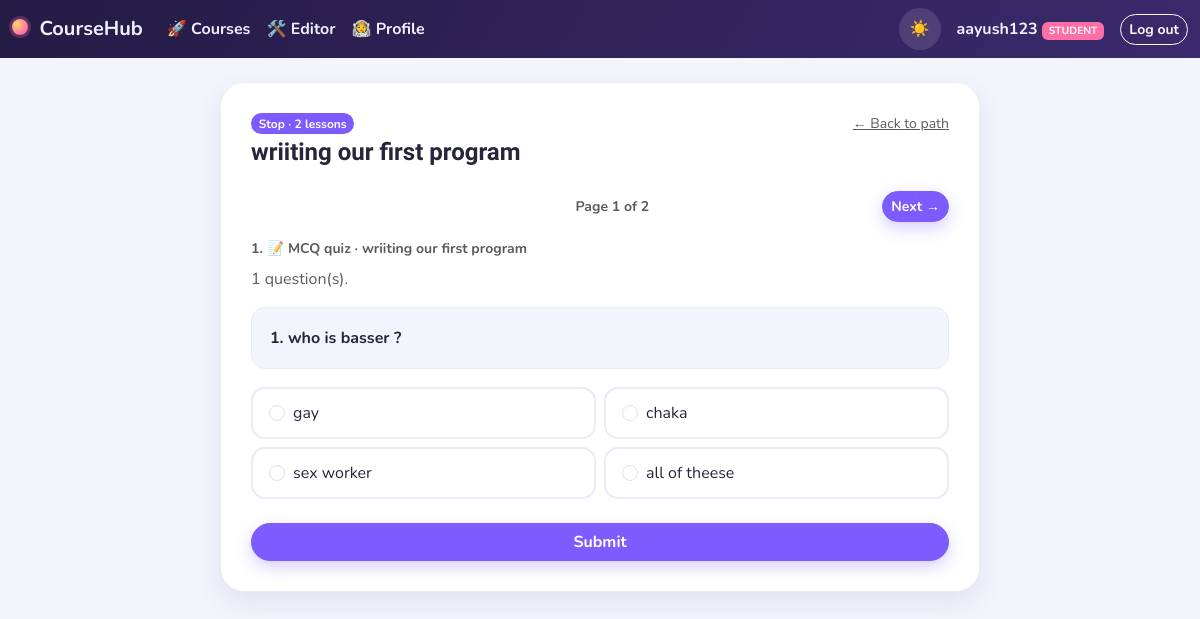
The app's page /topic/2 (signed in) with its own data.
### app/models.py (models this page shows, shortened)
class User(UserMixin, db.Model):
    __tablename__ = 'users'
    id = db.Column(db.Integer, primary_key=True)
    username = db.Column(db.String(80), unique=True, nullable=False)
    email = db.Column(db.String(120), unique=True, nullable=False)
    password_hash = db.Column(db.String(255), nullable=True)
    role = db.Column(db.String(20), nullable=False, default='student')
    name = db.Column(db.String(100), nullable=True)
    avatar = db.Column(db.String(500), nullable=True)
    auth_provider = db.Column(db.String(20), default='local')
    google_id = db.Column(db.String(100), nullable=True)
    created_at = db.Column(db.DateTime, default=datetime.utcnow)
    submissions = db.relationship('Submission', backref='user', lazy=True)
    enrollments = db.relationship('Enrollment', backref='user', lazy=True, cascade='all, delete-orphan')
    progress = db.relationship('TopicProgress', backref='user', lazy=True, cascade='all, delete-orphan')
    activity = db.relationship('ActivityLog', backref='user', lazy=True, cascade='all, delete-orphan')
    @property
    def is_admin(self):
        return self.role == 'admin'

class Topic(db.Model):
    __tablename__ = 'topics'
    id = db.Column(db.Integer, primary_key=True)
    course_id = db.Column(db.Integer, db.ForeignKey('courses.id'), nullable=False)
    title = db.Column(db.String(150), nullable=False)
    type = db.Column(db.String(20), nullable=False, default='video')
    video_filename = db.Column(db.String(300))
    content = db.Column(db.Text)
    order_index = db.Column(db.Integer, default=0)
    lessons = db.relationship(
        'Lesson', backref='topic', lazy=True,
        order_by='Lesson.order_index', cascade='all, delete-orphan'
    )
    progress_entries = db.relationship(
        'TopicProgress', backref='topic', lazy=True, cascade='all, delete-orphan'
    )

class Lesson(db.Model):
    __tablename__ = 'lessons'
    id = db.Column(db.Integer, primary_key=True)
    topic_id = db.Column(db.Integer, db.ForeignKey('topics.id'), nullable=False)
    title = db.Column(db.String(150), default='')
    type = db.Column(db.String(20), nullable=False, default='video')
    video_filename = db.Column(db.String(300))
    description = db.Column(db.Text, default='')
    content = db.Column(db.Text)
    order_index = db.Column(db.Integer, default=0)
    quiz = db.relationship(
        'Quiz', backref='lesson', uselist=False, cascade='all, delete-orphan'
    )
    @property
    def display_title(self):
        return self.title or (self.topic.title if self.topic else '')

class Question(db.Model):
    __tablename__ = 'questions'
    id = db.Column(db.Integer, primary_key=True)
    quiz_id = db.Column(db.Integer, db.ForeignKey('quizzes.id'), nullable=False)
    text = db.Column(db.Text, nullable=False)
    option1 = db.Column(db.String(300), nullable=False)
    option2 = db.Column(db.String(300), nullable=False)
    option3 = db.Column(db.String(300), nullable=False)
    option4 = db.Column(db.String(300), nullable=False)
    correct_option = db.Column(db.Integer, nullable=False)

### app/routes.py (the view)
@main_bp.route('/topic/<int:topic_id>')
@login_required
def topic_view(topic_id):
    topic = Topic.query.get_or_404(topic_id)
    nxt = _next_topic(topic)
    prev = Topic.query.filter(
        Topic.course_id == topic.course_id,
        Topic.order_index < topic.order_index
    ).order_by(Topic.order_index.desc()).first()
    return render_template('topic_view.html', topic=topic,
                           next_topic=nxt, prev_topic=prev)

### app/routes.py (called while the page is built)
def _next_topic(topic):
    return Topic.query.filter(
        Topic.course_id == topic.course_id,
        Topic.order_index > topic.order_index
    ).order_by(Topic.order_index.asc()).first()

### app/templates/topic_view.html (shortened to what this page needs)
{% extends "base.html" %}
{% block content %}
<div class="topic-shell">
  <div class="d-flex justify-content-between align-items-center mb-1">
    <span class="badge rounded-pill" style="background: var(--accent);">Stop · {{ topic.lessons|length }} lesson{{ 's' if topic.lessons|length != 1 }}</span>
    <a href="{{ url_for('main.course_view', course_id=topic.course_id) }}" class="small text-muted">← Back to path</a>
  </div>
  <h4 class="fw-bold mb-4">{{ topic.title }}</h4>
  <div class="lesson-pager d-flex justify-content-between align-items-center mb-3" id="lessonPager" style="display:none;">
    <span class="small text-muted fw-bold" id="lessonCounter"></span>
    <button type="button" class="btn btn-sm btn-primary btn-pill" id="lessonNext">Next →</button>
  </div>
  {% for lesson in topic.lessons %}
  <div class="lesson-page {% if not loop.first %}mt-4 pt-4 border-top{% endif %}">
    <div class="d-flex justify-content-between align-items-center mb-2">
      <span class="text-muted small fw-bold">
        {{ loop.index }}.
        {% if lesson.type == 'video' %}🎬 Video
        {% elif lesson.type == 'quiz' %}📝 MCQ quiz
        {% else %}📖 Text lesson{% endif %}
        {% if lesson.display_title and lesson.title %}· {{ lesson.title }}{% endif %}
      </span>
    </div>
      {% if lesson.type == 'video' %}
        {% if lesson.video_filename %}
          {% set vext = lesson.video_filename.rsplit('.', 1)[1]|lower if '.' in lesson.video_filename else '' %}
          {% set vmime = {'mp4': 'video/mp4', 'webm': 'video/webm', 'ogg': 'video/ogg', 'mov': 'video/quicktime', 'mkv': 'video/x-matroska'}.get(vext, 'video/mp4') %}
          {% if ('videos/' + lesson.video_filename) | upload_exists %}
          <div class="ratio ratio-16x9 mb-3 rounded-4 overflow-hidden">
            <video controls preload="metadata" style="width:100%; height:100%; background:#000;"
                   onerror="this.outerHTML='<div class=\'d-flex align-items-center justify-content-center h-100 bg-dark text-white p-3 text-center\'>⚠️ Your browser can\'t play this file format ({{ vext|upper }}). Try mp4 or webm.</div>';">
              <source src="{{ url_for('uploaded_file', filename='videos/' + lesson.video_filename) }}" type="{{ vmime }}">
              Your browser doesn't support embedded video.
            </video>
          </div>
          {% else %}
          <div class="alert alert-warning">
            ⚠️ The video file for this lesson is missing on the server. Please re-upload it
            (remove this lesson and add it again{% if current_user.is_admin %}, or ask your admin{% endif %}).
            <div class="small text-muted mt-1">Expected file: {{ lesson.video_filename }}</div>
          </div>
          {% endif %}
        {% else %}
        <p class="text-muted">No video has been uploaded for this lesson yet.</p>
        {% endif %}
      {% if lesson.description %}
      <div class="text-lesson-box mb-3">
        <div class="small text-muted fw-bold mb-1">Description</div>
        {{ lesson.description|e|replace('\n', '<br>')|safe }}
      </div>
      {% endif %}
    {% elif lesson.type == 'text' %}
      <div class="text-lesson-box mb-3">
        {% if lesson.content %}
          {{ lesson.content|e|replace('\n', '<br>')|safe }}
        {% else %}
          <p class="text-muted mb-0">No content has been added for this lesson yet.</p>
        {% endif %}
      </div>
    {% elif lesson.type == 'quiz' %}
      {% if lesson.quiz and lesson.quiz.questions %}
      <p class="text-muted mb-3">{{ lesson.quiz.questions|length }} question(s).</p>
      <form method="POST" action="{{ url_for('main.quiz_submit', quiz_id=lesson.quiz.id) }}" class="quiz-form">
        {% for q in lesson.quiz.questions %}
        <div class="mb-4 quiz-question" data-question-id="{{ q.id }}">
          <div class="question-box">{{ loop.index }}. {{ q.text }}</div>
          <div class="row g-2">
            {% for opt_num, opt_text in [(1, q.option1), (2, q.option2), (3, q.option3), (4, q.option4)] %}
            <div class="col-md-6">
              <label class="option-label mb-0 d-flex align-items-center gap-2">
                <input class="form-check-input mt-0" type="radio" name="question_{{ q.id }}" value="{{ opt_num }}" required>
                <span class="option-text">{{ opt_text }}</span>
              </label>
            </div>
            {% endfor %}
          </div>
        </div>
        {% endfor %}
        <button type="submit" class="btn btn-primary btn-pill w-100">Submit</button>
      </form>
      {% else %}
        <p class="text-muted mb-2">This quiz doesn't have any questions yet.</p>
        {% if current_user.is_admin and lesson.quiz %}
        <a href="{{ url_for('admin.manage_questions', quiz_id=lesson.quiz.id) }}" class="btn btn-outline-secondary btn-pill">Add questions</a>
        {% endif %}
      {% endif %}
    {% endif %}
  </div>
  {% else %}
  <p class="text-muted">This stop has no lessons yet.</p>
  {% endfor %}
</div>
{% endblock %}

### app/templates/base.html (shortened to what this page needs)
<!doctype html>
<html lang="en">
<head>
<link href="https://cdn.jsdelivr.net/npm/bootstrap@5.3.3/dist/css/bootstrap.min.css" rel="stylesheet">
<link rel="stylesheet" href="{{ url_for('static', filename='css/style.css') }}">
</head>
<body>
{% if current_user.is_authenticated %}
<nav class="navbar navbar-expand-lg app-navbar">
  <div class="container-fluid">
    <a class="navbar-brand fw-bold" href="{{ url_for('main.index') }}">
      <span class="brand-planet"></span> CourseHub
    </a>
    <div class="collapse navbar-collapse" id="nav">
      <ul class="navbar-nav me-auto">
        <li class="nav-item"><a class="nav-link" href="{{ url_for('main.index') }}">🚀 Courses</a></li>
        <li class="nav-item"><a class="nav-link" href="{{ url_for('main.editor') }}">🛠️ Editor</a></li>
        <li class="nav-item"><a class="nav-link" href="{{ url_for('main.profile') }}">🧑‍🚀 Profile</a></li>
      </ul>
      <button id="themeToggle" class="theme-toggle-btn me-3" type="button" title="Toggle dark / light">
        <span class="icon-sun">☀️</span><span class="icon-moon">🌙</span>
      </button>
      <span class="navbar-text me-3 d-none d-sm-inline">
        {{ current_user.name or current_user.username }}
        <span class="badge role-badge">{{ current_user.role }}</span>
      </span>
      <a class="btn btn-sm btn-pill btn-outline-light" href="{{ url_for('auth.logout') }}">Log out</a>
    </div>
  </div>
</nav>
{% endif %}
<div class="container-fluid px-3 px-md-4 py-4">
  {% block content %}{% endblock %}
</div>
</body>
</html>

### app/static/css/style.css (style rules this page uses)
:root { --bg: #f3f5fc; --bg-soft: #ffffff; --text: #24273a; --text-muted: #6b7290; --card-bg: #ffffff; --card-border: #e9ecf7; --accent: #7c5cff; --accent-2: #ff6fa5; --accent-3: #22c1a1; --navbar-bg: linear-gradient(120deg, #241b45, #3a2a6d); --shadow: 0 10px 26px rgba(70, 60, 140, .10); --heat-0: #e9ecf7; --heat-1: #c6e9d8; --heat-2: #7fd6ae; --heat-3: #22c1a1; }
* { transition: background-color .2s ease, color .2s ease, border-color .2s ease; }
body { background: var(--bg); color: var(--text); font-family: "Nunito", "Segoe UI", system-ui, sans-serif; }
h1, h2, h3, h4, h5, h6, .brand-font { font-family: "Baloo 2", "Nunito", sans-serif; }
a { color: var(--accent); }
.btn-pill { border-radius: 999px; font-weight: 700; }
.btn-primary { background: var(--accent); border-color: var(--accent); border-radius: 999px; font-weight: 700; box-shadow: 0 6px 16px rgba(124, 92, 255, .30); }
.btn-outline-secondary, .btn-outline-danger, .btn-outline-light { border-radius: 999px; font-weight: 700; }
.app-navbar { background: var(--navbar-bg); }
.brand-planet { display: inline-block; width: 16px; height: 16px; border-radius: 50%; background: radial-gradient(circle at 30% 30%, #ffd76f, #ff6fa5 70%); margin-right: 6px; box-shadow: 0 0 0 3px rgba(255, 111, 165, .25); }
.navbar-brand, .nav-link, .navbar-text { color: #f1f0ff !important; font-weight: 700; }
.role-badge { background: var(--accent-2); text-transform: uppercase; font-size: .65rem; }
.theme-toggle-btn { background: rgba(255,255,255,.12); border: none; border-radius: 999px; width: 42px; height: 42px; display: inline-flex; align-items: center; justify-content: center; cursor: pointer; }
.topic-shell { max-width: 760px; margin: 0 auto; background: var(--card-bg); border-radius: 24px; border: 1px solid var(--card-border); padding: 30px; box-shadow: var(--shadow); }
.question-box { background: var(--bg); border: 1px solid var(--card-border); border-radius: 14px; padding: 18px; margin-bottom: 18px; font-weight: 700; }
.option-label { display: block; background: var(--card-bg); border: 2px solid var(--card-border); border-radius: 14px; padding: 12px 16px; margin-bottom: 10px; cursor: pointer; }

### records on screen
User: name "aayush123", role "STUDENT"
Topic: title "wriiting our first program"
Lesson: type "📝 MCQ quiz", title "wriiting our first program", quiz.questions|length "1"
Question: text "who is basser ?", option1 "gay", option2 "chaka", option3 "sex worker", option4 "all of theese"

### other values on screen
{{ topic.lessons|length }} "2"
{{ 's' if topic.lessons|length != 1 }} "s"
